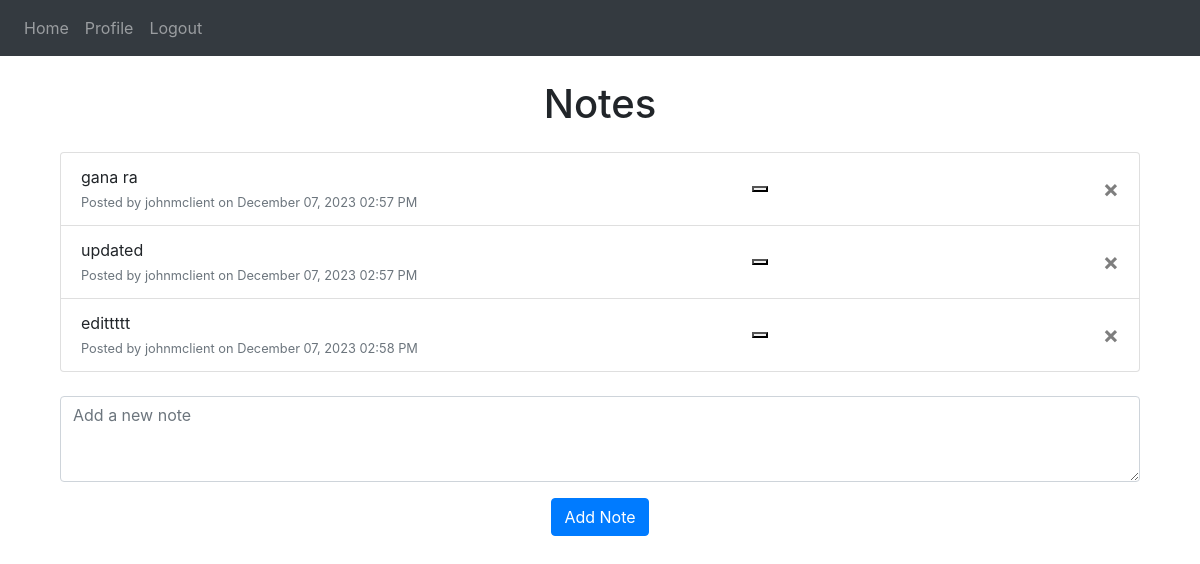
/ (signed in), run on an earlier commit of the app's database.
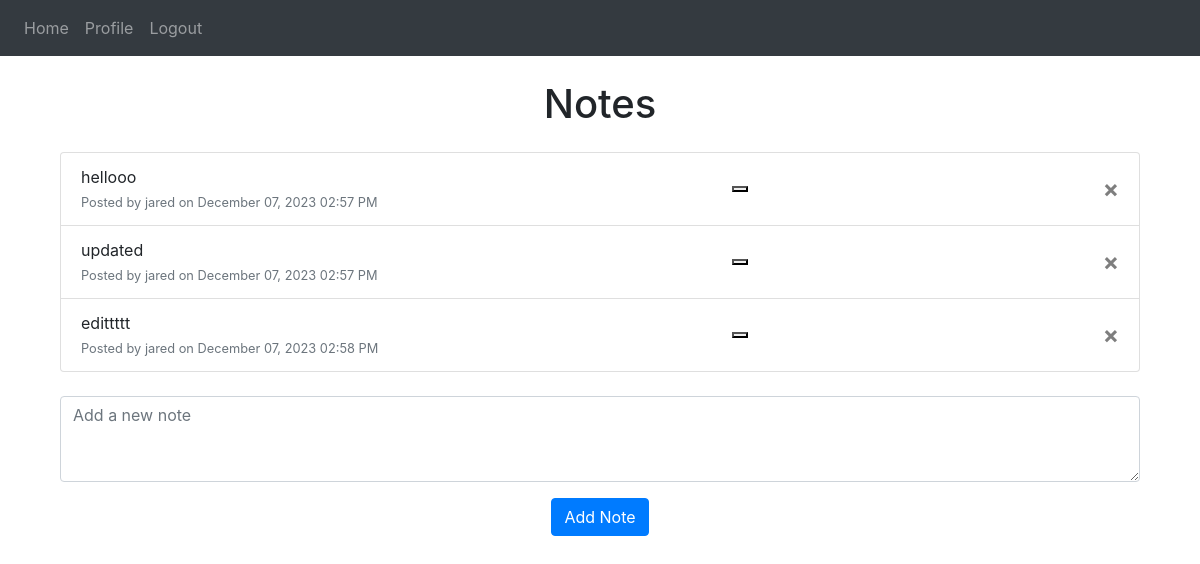
And on a later commit of the database.
### website/models.py (models this page shows)
class Note(db.Model):
    id = db.Column(db.Integer, primary_key=True)
    data = db.Column(db.String(10000))
    date = db.Column(db.DateTime(timezone=True), default=func.now())
    user_id = db.Column(db.Integer, db.ForeignKey('user.id'))

class User(db.Model, UserMixin):
    id = db.Column(db.Integer, primary_key=True)
    email = db.Column(db.String(150), unique=True)
    password = db.Column(db.String(150))
    first_name = db.Column(db.String(150))
    notes = db.relationship('Note')

### website/views.py (the view, shortened to what this page needs)
@views.route('/', methods=['GET', 'POST'])
@login_required
def home():
    return render_template("home.html", user=current_user)

### website/__init__.py (called while the page is built)
def create_app():
    app = Flask(__name__)
    app.config['SECRET_KEY'] = 'hjshjhdjah kjshkjdhjs'
    app.config['SQLALCHEMY_DATABASE_URI'] = f'sqlite:///{DB_NAME}'
    db.init_app(app)
    from .views import views
    from .auth import auth
    app.register_blueprint(views, url_prefix='/')
    app.register_blueprint(auth, url_prefix='/')
    from .models import User, Note
    with app.app_context():
        db.create_all()
    login_manager = LoginManager()
    login_manager.login_view = 'auth.login'
    login_manager.init_app(app)
    @login_manager.user_loader
    def load_user(id):
        return User.query.get(int(id))
    return app

### website/templates/home.html (shortened to what this page needs)
{% extends "base.html" %}
{% block content %}
<div class="container mt-4">
    <h1 class="text-center mb-4">Notes</h1>
    <ul class="list-group" id="notes">
        {% for note in user.notes %}
        <li class="list-group-item d-flex justify-content-between align-items-center">
            <div>
                {{ note.data }}
                <br>
                <small class="text-muted">Posted by {{ user.first_name }} on {{ note.date.strftime('%B %d, %Y %I:%M %p') }}</small>
            </div>
        <button type="button" class="edit" onclick="updateNotePrompt({{ note.id }})">
        </button>
            <button type="button" class="close" onclick="confirmDelete({{ note.id }})">
                <span aria-hidden="true">&times;</span>
            </button>
        </li>
        {% endfor %}
    </ul>
    <form method="POST" class="mt-4">
        <div class="form-group">
            <textarea name="note" id="note" class="form-control" rows="3" placeholder="Add a new note"></textarea>
        </div>
        <div class="text-center">
            <button type="submit" class="btn btn-primary">Add Note</button>
        </div>
    </form>
</div>
{% endblock %}

### website/templates/base.html (shortened to what this page needs)
<!DOCTYPE html>
<html>
  <head>
    <link
      rel="stylesheet"
      href="https://stackpath.bootstrapcdn.com/bootstrap/4.4.1/css/bootstrap.min.css"
    />
    <link
      rel="stylesheet"
      href="https://stackpath.bootstrapcdn.com/font-awesome/4.7.0/css/font-awesome.min.css"
    />
  </head>
  <body>
    <nav class="navbar navbar-expand-lg navbar-dark bg-dark">
      <div class="collapse navbar-collapse" id="navbar">
        <div class="navbar-nav">
          {% if user.is_authenticated %}
            <a class="nav-item nav-link" id="home" href="/">Home</a>
            <a class="nav-item nav-link" id="profile" href="/profile">Profile</a>
            <a class="nav-item nav-link" id="logout" href="/logout">Logout</a>
          {% else %}
            <a class="nav-item nav-link" id="login" href="/login">Login</a>
            <a class="nav-item nav-link" id="signUp" href="/sign-up">Sign Up</a>
          {% endif %}
        </div>
      </div>
    </nav>
    <div class="container">{% block content %} {% endblock %}</div>
  </body>
</html>

What changed in the data, as far as the page shows it:
changed Note: data "gana ra" → "hellooo"
changed User: first_name "johnmclient" → "jared"
